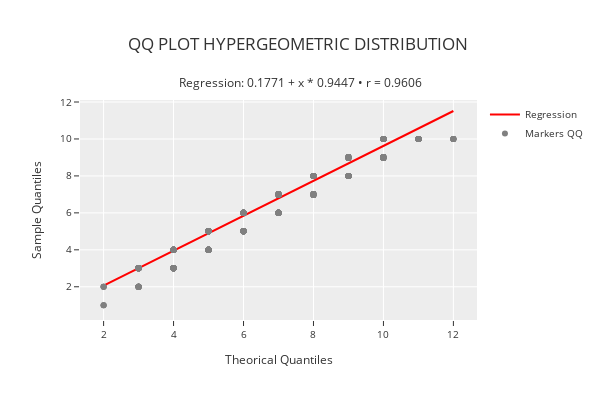

Notebook code for this chart:
### Code cell
phi.qq_plot_regression("hypergeometric")

### Figure 1 — Plotly figure (JSON) as saved in the notebook; plotly's stock layout.template omitted (floating-point values rounded to 4 significant figures; data arrays with more than 128 entries replaced by an {"elided": "..."} marker saying what was removed)
{"data": [{"line": {"color": "rgba(255,0,0,1)", "width": 2}, "mode": "lines", "name": "Regression", "type": "scatter", "x": {"elided": "10000 int values"}, "y": {"elided": "10000 float values"}}, {"marker": {"color": "rgba(128,128,128,1)", "size": 6}, "mode": "markers", "name": "Markers QQ", "type": "scatter", "x": {"elided": "10000 int values"}, "y": {"elided": "10000 int values"}}], "layout": {"height": 400, "legend": {"font": {"size": 10}, "orientation": "v", "title": {}, "xanchor": "left", "y": 1, "yanchor": "auto"}, "title": {"text": "QQ PLOT HYPERGEOMETRIC DISTRIBUTION <br><br><sup>Regression: 0.1771 + x * 0.9447 • r = 0.9606</sup>"}, "width": 600, "xaxis": {"tickfont": {"size": 10}, "title": {"font": {"size": 12}, "text": "Theorical Quantiles"}}, "yaxis": {"tickfont": {"size": 10}, "title": {"font": {"size": 12}, "text": "Sample Quantiles"}}}}
